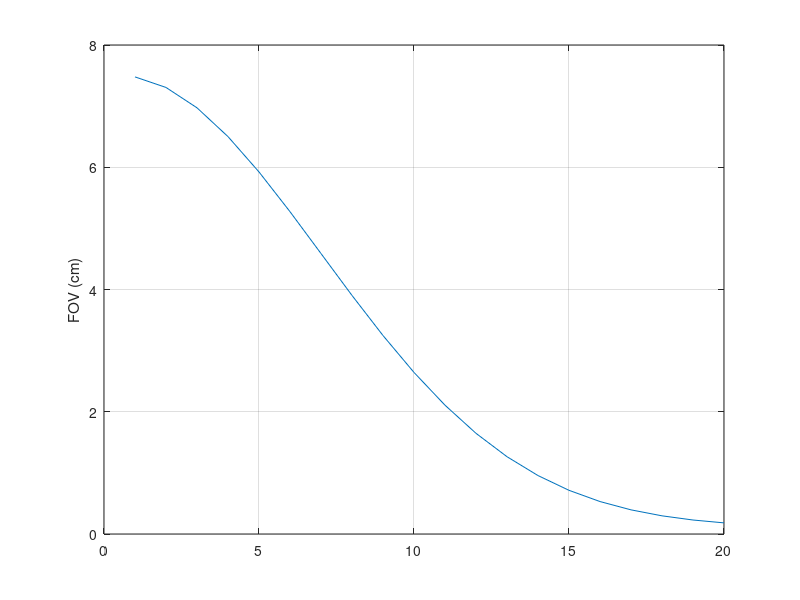

Reproduce this figure in MATLAB. (Note: this script raises an error after producing the figure.)
% add nufft toolbox path : C:\Users\P53-LOCAL\Desktop\AI\compressed_sensing\codes\irt

close all
clear
clc
% addpath(strcat(pwd,'/utils'));

% generate a variable density spiral with gaussian density.
SIGMA = 3;
FOV = gausswin(40,SIGMA);
FOV = FOV(end/2+1:end);
FOV = FOV*7.4+0.1; %cm

% FOV = ones(20,1) * 7.5;

figure;
plot(FOV);
grid on
ylabel("FOV (cm)");

RADIUS = linspace(0,1,20);
RESOLUTION = 75/64; % in mm
NITLV = 4; % number of spiral interleaves: 16

% gamma = 4.257; % 1H
gamma = 1.071; % MHz/T (13C)

Gmax = 2.0 ; % maximum gradient in [G/CM];
Smax = 5; %Maximum slew-rate; [G/(CM*ms)]
T = 10e-3; % time sampling (in mS);

disp('design spiral')
[k,g,s,time] = vdSpiralDesign(NITLV, 0, RESOLUTION,FOV,RADIUS,gamma, Gmax,Smax,T,[],'cubic'); % TODO
% k = k(2:end).'*exp(2*pi*i*[1:NITLV]/NITLV);
% k = k(:)/max(abs(k(:)))/2; % scale to range [-0.5,0.5]

% plot k-trajectory in (kx. ky);
readout = length(k);
figure('Name', "k-trajectory (kx, ky)");
plot(k(:,1), k(:,2));
axis equal
grid on
title('K-trajectory (kx vs ky)');

% plot k-trajectory in time domain;
t = linspace(0,time,readout);
figure('Name', "K-trajectory: time domain");
plot(t, k(:,1));
hold on
plot(t, k(:,2));
grid
xlabel('time (ms)');
ylabel('k traj (1/cm)');

% plot gradients in (gx, gy);
g = g*10; % G/cm -> mT/m;
figure('Name', "g-trajectory (gx, gy)");
plot(g(:,1), g(:,2));
axis equal
grid on
title('gradient (gx vs gy)');

% plot gradients in time domain;
figure('Name', "g-trajectory : time domain");
plot(t, g(:,1));
hold on
plot(t, g(:,2));
hold on
grid
xlabel('Time (ms)');
ylabel('Gradient (mT/m)');

% plot slewrate in (sx, sy);
s = s*10; % mT/(m*ms)
figure('Name', "s-trajectory (sx, sy)");
plot(s(:,1), s(:,2));
axis equal
grid

% plot slewrate in time domain;
figure('Name', "s-trajectory : time domain");
t = linspace(0,time,length(s));
plot(t, s(:,1));
hold on
plot(t, s(:,2));
grid
xlabel('Time (ms)');
ylabel('Slew rate (mT/(m*ms))');

% save('C:\Users\P53-LOCAL\Desktop\Trio\rawdata\coil_test_04162025\ktraj_vd_fov75_8shots.mat', 'k');
